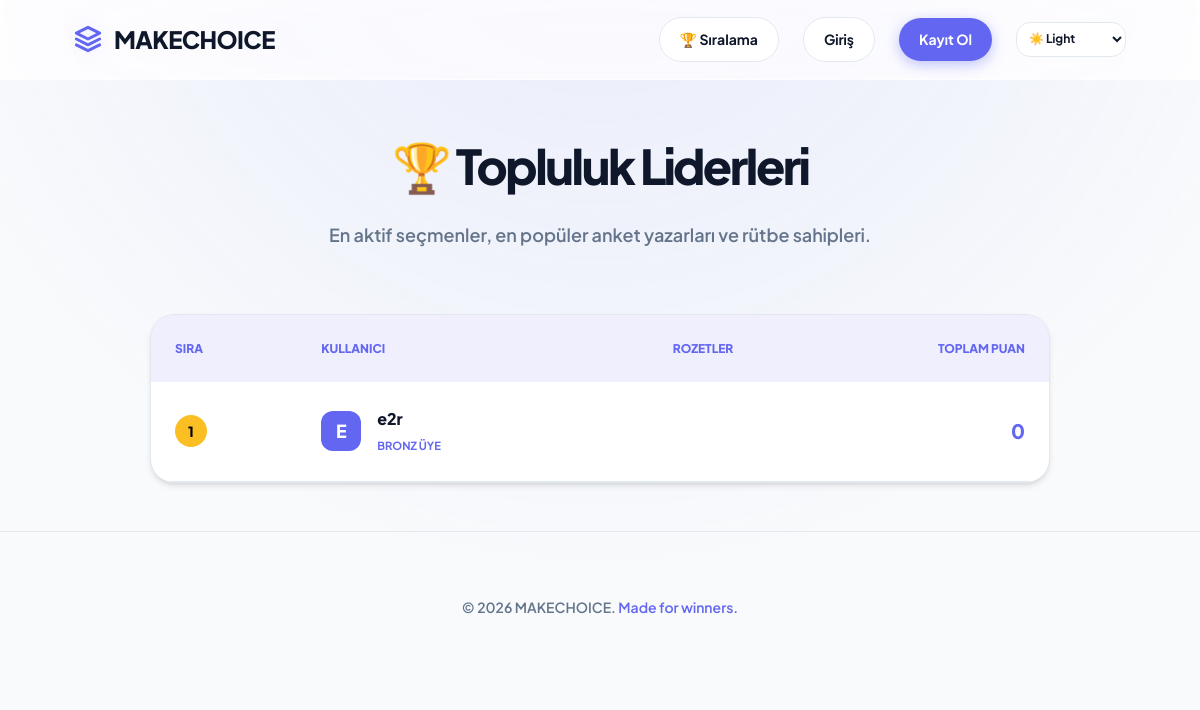
Page /polls/leaderboard/ on the committed database.
### polls/models.py (models this page shows, shortened)
class Profile(models.Model):
    user = models.OneToOneField(User, on_delete=models.CASCADE)
    points = models.IntegerField(default=0)
    @property
    def rank(self):
        if self.points < 50:
            return "Bronz Üye"
        elif self.points < 200:
            return "Gümüş Üye"
        elif self.points < 500:
            return "Altın Üye"
        else:
            return "Platin Üye"

### polls/views.py (the view)
# urls.py: path("leaderboard/", views.LeaderboardView.as_view(), name="leaderboard"),
class LeaderboardView(generic.ListView):
    model = Profile
    template_name = "polls/leaderboard.html"
    context_object_name = "top_profiles"
    def get_queryset(self):
        return Profile.objects.order_by('-points')[:10]

### polls/templates/polls/leaderboard.html (shortened to what this page needs)
{% extends "polls/base.html" %}
{% block content %}
<div class="leaderboard-page animate-fade" style="max-width: 900px; margin: 0 auto;">
    <div style="text-align: center; margin-bottom: 4rem;">
        <h1 style="font-size: 3rem; font-weight: 800; letter-spacing: -0.05em; margin-bottom: 1rem;">🏆 Topluluk Liderleri</h1>
        <p style="color: var(--text-muted); font-size: 1.125rem; font-weight: 600;">En aktif seçmenler, en popüler anket yazarları ve rütbe sahipleri.</p>
    </div>
    <div class="card" style="padding: 0; overflow: hidden;">
        <table style="width: 100%; border-collapse: collapse;">
            <thead>
                <tr style="background: var(--primary-light);">
                    <th style="padding: 1.5rem; text-align: left; font-size: 0.75rem; font-weight: 800; text-transform: uppercase; color: var(--primary);">Sıra</th>
                    <th style="padding: 1.5rem; text-align: left; font-size: 0.75rem; font-weight: 800; text-transform: uppercase; color: var(--primary);">Kullanıcı</th>
                    <th style="padding: 1.5rem; text-align: center; font-size: 0.75rem; font-weight: 800; text-transform: uppercase; color: var(--primary);">Rozetler</th>
                    <th style="padding: 1.5rem; text-align: right; font-size: 0.75rem; font-weight: 800; text-transform: uppercase; color: var(--primary);">Toplam Puan</th>
                </tr>
            </thead>
            <tbody>
                {% for profile in top_profiles %}
                <tr style="border-bottom: 1px solid var(--border); transition: var(--transition);" onmouseover="this.style.background='var(--primary-light)'" onmouseout="this.style.background='transparent'">
                    <td style="padding: 1.5rem;">
                        {% if forloop.counter == 1 %}
                            <span style="background: #fbbf24; color: #000; width: 32px; height: 32px; border-radius: 50%; display: flex; align-items: center; justify-content: center; font-weight: 800; font-size: 0.875rem;">1</span>
                        {% elif forloop.counter == 2 %}
                            <span style="background: #94a3b8; color: #fff; width: 32px; height: 32px; border-radius: 50%; display: flex; align-items: center; justify-content: center; font-weight: 800; font-size: 0.875rem;">2</span>
                        {% elif forloop.counter == 3 %}
                            <span style="background: #92400e; color: #fff; width: 32px; height: 32px; border-radius: 50%; display: flex; align-items: center; justify-content: center; font-weight: 800; font-size: 0.875rem;">3</span>
                        {% else %}
                            <span style="color: var(--text-muted); font-weight: 700; padding-left: 0.5rem;">{{ forloop.counter }}</span>
                        {% endif %}
                    </td>
                    <td style="padding: 1.5rem;">
                        <div style="display: flex; align-items: center; gap: 1rem;">
                            <div style="width: 40px; height: 40px; border-radius: 12px; background: var(--primary); color: white; display: flex; align-items: center; justify-content: center; font-weight: 800; font-size: 1.125rem;">
                                {{ profile.user.username|make_list|first|upper }}
                            </div>
                            <div>
                                <p style="font-weight: 800; color: var(--text-main); margin: 0;">{{ profile.user.username }}</p>
                                <span style="font-size: 0.7rem; font-weight: 700; color: var(--primary); text-transform: uppercase;">{{ profile.rank }}</span>
                            </div>
                        </div>
                    </td>
                    <td style="padding: 1.5rem; text-align: center;">
                    </td>
                    <td style="padding: 1.5rem; text-align: right;">
                        <span style="font-size: 1.25rem; font-weight: 800; color: var(--primary);">{{ profile.points }}</span>
                    </td>
                </tr>
                {% endfor %}
            </tbody>
        </table>
    </div>
</div>
{% endblock %}

### polls/static/polls/style.css (style rules this page uses)
:root { --primary: #6366f1; --primary-hover: #4f46e5; --primary-light: rgba(99, 102, 241, 0.1); --secondary: #64748b; --accent: #f43f5e; --success: #10b981; --warning: #f59e0b; --error: #ef4444; --radius-sm: 8px; --radius-md: 14px; --radius-lg: 24px; --radius-full: 9999px; --container-max: 1100px; --header-height: 80px; --shadow-sm: 0 1px 2px 0 rgb(0 0 0 / 0.05); --shadow-md: 0 4px 6px -1px rgb(0 0 0 / 0.1), 0 2px 4px -2px rgb(0 0 0 / 0.1); --shadow-lg: 0 10px 15px -3px rgb(0 0 0 / 0.1), 0 4px 6px -4px rgb(0 0 0 / 0.1); --shadow-xl: 0 20px 25px -5px rgb(0 0 0 / 0.1), 0 8px 10px -6px rgb(0 0 0 / 0.1); --glass-blur: blur(12px); --transition: all 0.3s cubic-bezier(0.4, 0, 0.2, 1); }
:root[data-theme="light"] { --bg-app: #f8fafc; --bg-surface: #ffffff; --text-main: #0f172a; --text-muted: #64748b; --border: #e2e8f0; --glass-bg: rgba(255, 255, 255, 0.8); --glass-border: rgba(255, 255, 255, 0.5); --mesh-glow: radial-gradient(at 0% 0%, hsla(253,16%,7%,1) 0, transparent 50%), radial-gradient(at 50% 0%, hsla(225,39%,30%,1) 0, transparent 50%), radial-gradient(at 100% 0%, hsla(339,49%,30%,1) 0, transparent 50%); }
* { margin: 0; padding: 0; box-sizing: border-box; -webkit-font-smoothing: antialiased; }
body { font-family: 'Plus Jakarta Sans', sans-serif; background-color: var(--bg-app); color: var(--text-main); line-height: 1.6; overflow-x: hidden; transition: var(--transition); }
body::before { content: ''; position: fixed; top: 0; left: 0; width: 100%; height: 100%; background: radial-gradient(circle at 50% -20%, var(--primary-light), transparent 70%); pointer-events: none; z-index: -1; }
.glass-container, .card, .poll-item { background: var(--bg-surface); border: 1px solid var(--border); border-radius: var(--radius-lg); padding: 2rem; box-shadow: var(--shadow-md); transition: var(--transition); }
.animate-fade { animation: fadeIn 0.6s ease-out forwards; }

### rows in the picture
Profile: user.username|make_list "E", user.username "e2r", rank "BRONZ ÜYE", points "0"
